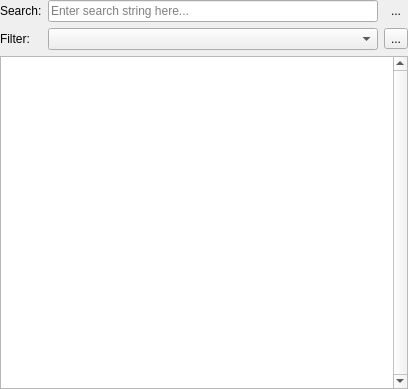
<?xml version="1.0" encoding="UTF-8"?>
<ui version="4.0">
 <class>LogWidget</class>
 <widget class="QWidget" name="LogWidget">
  <property name="geometry">
   <rect>
    <x>0</x>
    <y>0</y>
    <width>408</width>
    <height>389</height>
   </rect>
  </property>
  <property name="windowTitle">
   <string>Console</string>
  </property>
  <layout class="QVBoxLayout" name="verticalLayout">
   <property name="leftMargin">
    <number>0</number>
   </property>
   <property name="topMargin">
    <number>0</number>
   </property>
   <property name="rightMargin">
    <number>0</number>
   </property>
   <property name="bottomMargin">
    <number>0</number>
   </property>
   <item>
    <layout class="QGridLayout" name="gridLayout">
     <item row="0" column="0">
      <widget class="QLabel" name="searchLabel">
       <property name="sizePolicy">
        <sizepolicy hsizetype="Maximum" vsizetype="Preferred">
         <horstretch>0</horstretch>
         <verstretch>0</verstretch>
        </sizepolicy>
       </property>
       <property name="text">
        <string>Search:</string>
       </property>
      </widget>
     </item>
     <item row="1" column="1">
      <widget class="CheckableComboBox" name="filter">
       <property name="sizePolicy">
        <sizepolicy hsizetype="Minimum" vsizetype="Fixed">
         <horstretch>0</horstretch>
         <verstretch>0</verstretch>
        </sizepolicy>
       </property>
      </widget>
     </item>
     <item row="0" column="2">
      <widget class="QToolButton" name="toolButton_clearFilter">
       <property name="text">
        <string>...</string>
       </property>
       <property name="autoRaise">
        <bool>true</bool>
       </property>
      </widget>
     </item>
     <item row="0" column="1">
      <widget class="LineEditEx" name="search">
       <property name="sizePolicy">
        <sizepolicy hsizetype="Minimum" vsizetype="Fixed">
         <horstretch>0</horstretch>
         <verstretch>0</verstretch>
        </sizepolicy>
       </property>
       <property name="placeholderText">
        <string>Enter search string here...</string>
       </property>
      </widget>
     </item>
     <item row="1" column="0">
      <widget class="QLabel" name="filterLabel">
       <property name="text">
        <string>Filter:</string>
       </property>
      </widget>
     </item>
     <item row="1" column="2">
      <widget class="QToolButton" name="toolButton_clearConsole">
       <property name="text">
        <string>...</string>
       </property>
       <property name="autoRaise">
        <bool>false</bool>
       </property>
      </widget>
     </item>
    </layout>
   </item>
   <item>
    <widget class="QListView" name="log">
     <property name="verticalScrollBarPolicy">
      <enum>Qt::ScrollBarAlwaysOn</enum>
     </property>
     <property name="horizontalScrollBarPolicy">
      <enum>Qt::ScrollBarAsNeeded</enum>
     </property>
     <property name="editTriggers">
      <set>QAbstractItemView::NoEditTriggers</set>
     </property>
     <property name="showDropIndicator" stdset="0">
      <bool>false</bool>
     </property>
     <property name="selectionMode">
      <enum>QAbstractItemView::ExtendedSelection</enum>
     </property>
     <property name="selectionBehavior">
      <enum>QAbstractItemView::SelectRows</enum>
     </property>
     <property name="verticalScrollMode">
      <enum>QAbstractItemView::ScrollPerPixel</enum>
     </property>
     <property name="horizontalScrollMode">
      <enum>QAbstractItemView::ScrollPerPixel</enum>
     </property>
    </widget>
   </item>
  </layout>
 </widget>
 <customwidgets>
  <customwidget>
   <class>CheckableComboBox</class>
   <extends>QComboBox</extends>
   <header>QtTools/ComboBox/CheckableComboBox.h</header>
  </customwidget>
  <customwidget>
   <class>LineEditEx</class>
   <extends>QLineEdit</extends>
   <header>QtTools/LineEdit/LineEditEx.h</header>
  </customwidget>
 </customwidgets>
 <resources/>
 <connections/>
</ui>
